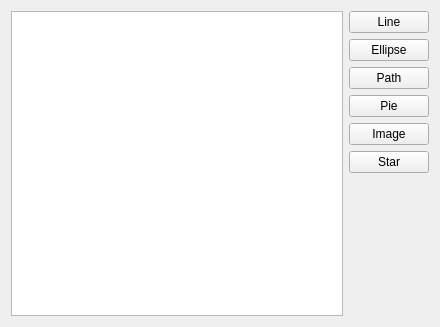
<?xml version="1.0" encoding="UTF-8"?>
<ui version="4.0">
 <class>Widget</class>
 <widget class="QWidget" name="Widget">
  <property name="geometry">
   <rect>
    <x>0</x>
    <y>0</y>
    <width>440</width>
    <height>327</height>
   </rect>
  </property>
  <property name="windowTitle">
   <string>Widget</string>
  </property>
  <layout class="QHBoxLayout" name="horizontalLayout">
   <item>
    <widget class="QGraphicsView" name="graphicsView"/>
   </item>
   <item>
    <layout class="QVBoxLayout" name="verticalLayout">
     <item>
      <widget class="QPushButton" name="lineButton">
       <property name="text">
        <string>Line</string>
       </property>
      </widget>
     </item>
     <item>
      <widget class="QPushButton" name="ellipseButton">
       <property name="text">
        <string>Ellipse</string>
       </property>
      </widget>
     </item>
     <item>
      <widget class="QPushButton" name="pathButton">
       <property name="text">
        <string>Path</string>
       </property>
      </widget>
     </item>
     <item>
      <widget class="QPushButton" name="pieButton">
       <property name="text">
        <string>Pie</string>
       </property>
      </widget>
     </item>
     <item>
      <widget class="QPushButton" name="imageButton">
       <property name="text">
        <string>Image</string>
       </property>
      </widget>
     </item>
     <item>
      <widget class="QPushButton" name="starButton">
       <property name="text">
        <string>Star</string>
       </property>
      </widget>
     </item>
     <item>
      <spacer name="verticalSpacer">
       <property name="orientation">
        <enum>Qt::Vertical</enum>
       </property>
       <property name="sizeHint" stdset="0">
        <size>
         <width>20</width>
         <height>40</height>
        </size>
       </property>
      </spacer>
     </item>
    </layout>
   </item>
  </layout>
 </widget>
 <resources/>
 <connections/>
</ui>
